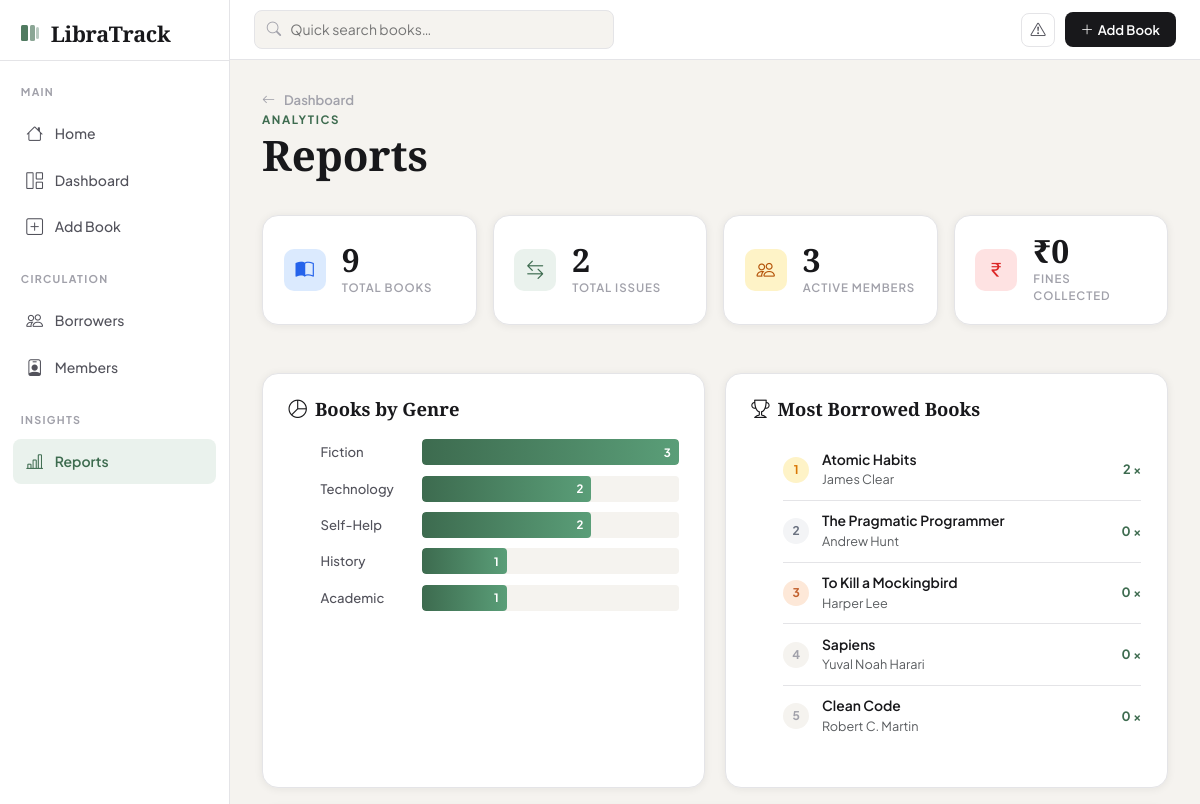
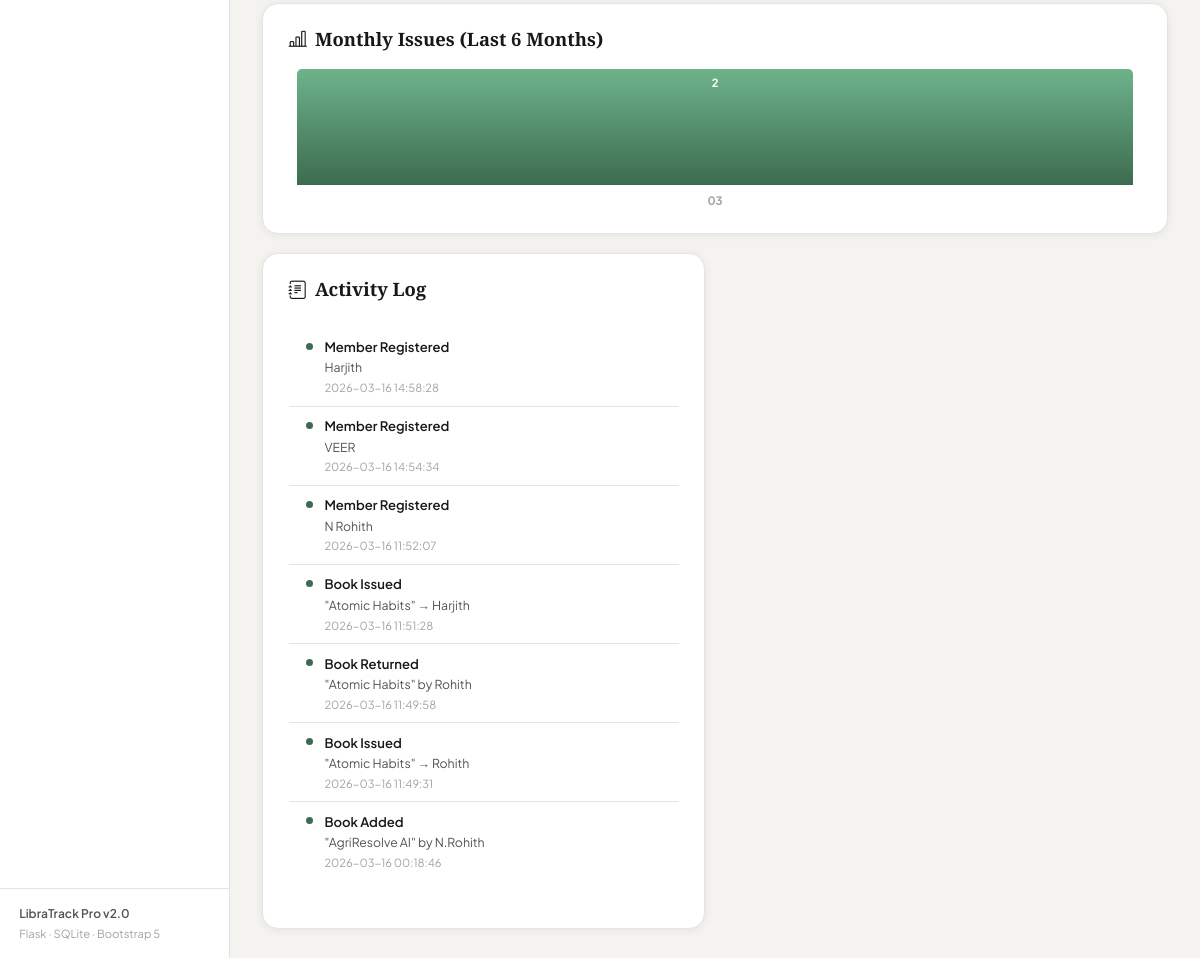
Page /reports on the committed database (2 pictures, top to bottom).
### tables this page shows
CREATE TABLE books (
                id            INTEGER PRIMARY KEY AUTOINCREMENT,
                title         TEXT    NOT NULL,
                author        TEXT    NOT NULL,
                genre         TEXT    NOT NULL,
                isbn          TEXT,
                publisher     TEXT,
                year          INTEGER,
                total_copies  INTEGER NOT NULL DEFAULT 1,
                available     INTEGER NOT NULL DEFAULT 1,
                cover_color   TEXT    DEFAULT '#c8dfc8',
                description   TEXT,
                rating        REAL    DEFAULT 0,
                rating_count  INTEGER DEFAULT 0,
                added_on      TEXT    NOT NULL
            );

CREATE TABLE activity_log (
                id        INTEGER PRIMARY KEY AUTOINCREMENT,
                action    TEXT NOT NULL,
                detail    TEXT,
                timestamp TEXT NOT NULL
            );

### app.py (the view)
@app.route('/reports')
def reports():
    with db() as c:
        today = date.today().isoformat()
        by_genre = c.execute("SELECT genre, COUNT(*) as cnt FROM books GROUP BY genre ORDER BY cnt DESC").fetchall()
        top_books = c.execute("""
            SELECT b.title, b.author, COUNT(br.id) as borrow_count
            FROM books b LEFT JOIN borrowers br ON b.id=br.book_id
            GROUP BY b.id ORDER BY borrow_count DESC LIMIT 5
        """).fetchall()
        monthly = c.execute("""
            SELECT strftime('%Y-%m', borrow_date) as month, COUNT(*) as cnt
            FROM borrowers WHERE borrow_date >= date('now','-6 months')
            GROUP BY month ORDER BY month
        """).fetchall()
        total_fines = c.execute("SELECT COALESCE(SUM(fine),0) FROM borrowers WHERE returned=1").fetchone()[0]
        pending_fines = c.execute("SELECT COUNT(*) FROM borrowers WHERE returned=0 AND due_date<?", (today,)).fetchone()[0]
        activity = c.execute("SELECT * FROM activity_log ORDER BY timestamp DESC LIMIT 15").fetchall()
        stats = {
            'total_books':    c.execute("SELECT COUNT(*) FROM books").fetchone()[0],
            'total_issues':   c.execute("SELECT COUNT(*) FROM borrowers").fetchone()[0],
            'active_members': c.execute("SELECT COUNT(*) FROM members WHERE active=1").fetchone()[0],
            'total_fines':    total_fines,
            'pending_fines':  pending_fines,
        }
    return render_template('reports.html', by_genre=by_genre, top_books=top_books,
                           monthly=monthly, stats=stats, activity=activity)

### app.py (called while the page is built)
def db():
    c = sqlite3.connect(DB)
    c.row_factory = sqlite3.Row
    return c

### templates/reports.html (shortened to what this page needs)
{% extends "base.html" %}
{% block content %}
<div class="dash-header">
  <div>
    <a href="{{ url_for('index') }}" class="back-link"><i class="bi bi-arrow-left me-1"></i>Dashboard</a>
    <p class="page-eyebrow">Analytics</p>
    <h1 class="page-title mt-1">Reports</h1>
  </div>
</div>
<div class="stats-grid mb-5">
  <div class="stat-card">
    <div class="stat-icon si-blue"><i class="bi bi-book-half"></i></div>
    <div class="stat-body"><div class="stat-num">{{ stats.total_books }}</div><div class="stat-lbl">Total Books</div></div>
  </div>
  <div class="stat-card">
    <div class="stat-icon si-green"><i class="bi bi-arrow-left-right"></i></div>
    <div class="stat-body"><div class="stat-num">{{ stats.total_issues }}</div><div class="stat-lbl">Total Issues</div></div>
  </div>
  <div class="stat-card">
    <div class="stat-icon si-amber"><i class="bi bi-people"></i></div>
    <div class="stat-body"><div class="stat-num">{{ stats.active_members }}</div><div class="stat-lbl">Active Members</div></div>
  </div>
  <div class="stat-card {% if stats.pending_fines>0 %}stat-card-warn{% endif %}">
    <div class="stat-icon si-red"><i class="bi bi-currency-rupee"></i></div>
    <div class="stat-body"><div class="stat-num">₹{{ stats.total_fines|int }}</div><div class="stat-lbl">Fines Collected</div></div>
  </div>
</div>
<div class="reports-grid">
  <div class="report-card">
    <h3 class="rc-title"><i class="bi bi-pie-chart me-2"></i>Books by Genre</h3>
    {% if by_genre %}
      {% set max_count = by_genre[0].cnt %}
      <ul class="genre-bars">
        {% for g in by_genre %}
        <li class="gb-item">
          <div class="gb-label">{{ g.genre }}</div>
          <div class="gb-bar-wrap">
            <div class="gb-bar" style="width:{{ (g.cnt / max_count * 100)|int }}%">
              <span>{{ g.cnt }}</span>
            </div>
          </div>
        </li>
        {% endfor %}
      </ul>
    {% else %}
      <p class="text-muted">No data yet.</p>
    {% endif %}
  </div>
  <div class="report-card">
    <h3 class="rc-title"><i class="bi bi-trophy me-2"></i>Most Borrowed Books</h3>
    {% if top_books %}
    <ol class="top-list">
      {% for b in top_books %}
      <li class="tl-item">
        <span class="tl-rank">{{ loop.index }}</span>
        <div class="tl-info">
          <div class="tl-title">{{ b.title }}</div>
          <div class="tl-author text-muted small">{{ b.author }}</div>
        </div>
        <span class="tl-count">{{ b.borrow_count }} ×</span>
      </li>
      {% endfor %}
    </ol>
    {% else %}
    <p class="text-muted">No borrowing history yet.</p>
    {% endif %}
  </div>
  <div class="report-card report-card-wide">
    <h3 class="rc-title"><i class="bi bi-bar-chart-line me-2"></i>Monthly Issues (Last 6 Months)</h3>
    {% if monthly %}
      {% set max_m = monthly | map(attribute='cnt') | max %}
      <div class="monthly-chart">
        {% for m in monthly %}
        <div class="mc-col">
          <div class="mc-bar-wrap">
            <div class="mc-bar" style="height:{{ (m.cnt / max_m * 100)|int }}%">
              <span class="mc-val">{{ m.cnt }}</span>
            </div>
          </div>
          <div class="mc-month">{{ m.month[5:] }}</div>
        </div>
        {% endfor %}
      </div>
    {% else %}
      <p class="text-muted">Not enough data yet.</p>
    {% endif %}
  </div>
  <div class="report-card">
    <h3 class="rc-title"><i class="bi bi-journal-text me-2"></i>Activity Log</h3>
    {% if activity %}
    <ul class="activity-feed">
      {% for a in activity %}
      <li class="af-item">
        <span class="af-dot"></span>
        <div>
          <div class="af-action">{{ a.action }}</div>
          {% if a.detail %}<div class="af-detail">{{ a.detail }}</div>{% endif %}
          <div class="af-time">{{ a.timestamp }}</div>
        </div>
      </li>
      {% endfor %}
    </ul>
    {% else %}
      <p class="text-muted">No activity logged yet.</p>
    {% endif %}
  </div>
</div>
{% endblock %}

### rows in the picture
books: genre "Fiction", {{ (g.cnt / max_count * 100)|int }} 100 (drawn), cnt "3"
books: genre "Technology", {{ (g.cnt / max_count * 100)|int }} 66 (drawn), cnt "2", title "Clean Code", author "Robert C. Martin", borrow_count "0"
books: genre "Academic", {{ (g.cnt / max_count * 100)|int }} 33 (drawn), cnt "1"
books: title "Atomic Habits", author "James Clear", borrow_count "2"
books: title "The Pragmatic Programmer", author "Andrew Hunt", borrow_count "0"
books: title "To Kill a Mockingbird", author "Harper Lee", borrow_count "0"
books: title "Sapiens", author "Yuval Noah Harari", borrow_count "0"
activity_log: action "Member Registered", detail "Harjith", timestamp "2026-03-16 14:58:28"
activity_log: action "Member Registered", detail "VEER", timestamp "2026-03-16 14:54:34"
activity_log: action "Member Registered", detail "N Rohith", timestamp "2026-03-16 11:52:07"
activity_log: action "Book Issued", detail "\"Atomic Habits\" → Harjith", timestamp "2026-03-16 11:51:28"
activity_log: action "Book Returned", detail "\"Atomic Habits\" by Rohith", timestamp "2026-03-16 11:49:58"
activity_log: action "Book Issued", detail "\"Atomic Habits\" → Rohith", timestamp "2026-03-16 11:49:31"
activity_log: action "Book Added", detail "\"AgriResolve AI\" by N.Rohith", timestamp "2026-03-16 00:18:46"

### other values in the picture
{{ stats.total_books }} "9"
{{ stats.total_issues }} "2"
{{ stats.active_members }} "3"
{{ stats.total_fines|int }} "0"
{{ g.genre }} "Self-Help" "History"
{{ g.cnt }} "2" "1"
{{ m.cnt }} "2"
{{ m.month[5:] }} "03"
